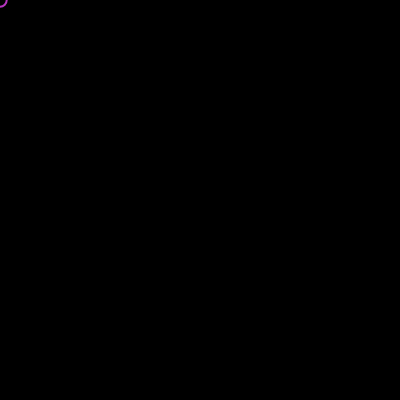
Frame 1 (no input)
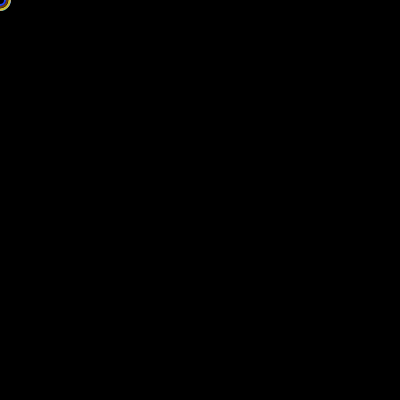
Frame 60 (no input)
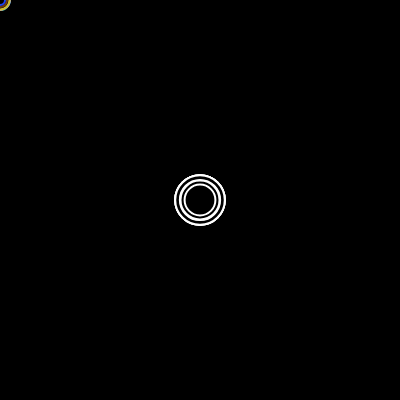
Frame 120 (the mouse pressed at the canvas centre since frame 60)

The p5.js sketch that drew these frames (run headless with seeded random() and noise() and a simulated clock; from frame 60 on, the mouse is pressed at the canvas centre):

// p5.js sketch
// ── sketch.js
function setup() {
  createCanvas(400, 400);
  background(0);
}

function draw() {
  fill(0);
  stroke(255);
  strokeWeight(2);
  if(mouseIsPressed) {
    circle(mouseX, mouseY, random(25,50));
  }
  // When mouse is just hovering - create smaller, unfilled circles
  else {
    fill(0);
    stroke(color(random(0,255), random(0,255), random(0,255))); // Purple-ish colors
    circle(mouseX, mouseY, random(10,20));
  }  
}
